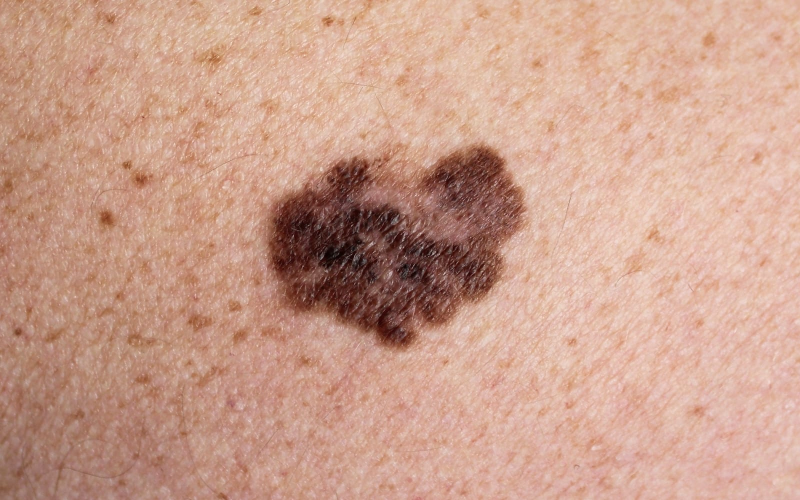
#> input picture input_image.jpeg, 1600 x 1000 px (shown at 1/2 size)
$ jupyter execute script.ipynb
#> lines starting #> are read from the running program, lines starting #| are printed output that depends on the picture; after the words box and inside, x2 and y2 are one past the last pixel; in counts of white or black regions, pixels touching at a corner belong together
#> further down, img is the input picture: shape (1000, 1600, 3); mean B, G, R 140.6, 159, 202.4
[cell 1]
import cv2
import matplotlib.pyplot as plt
import matplotlib.animation as animation
import numpy as np
from skimage import img_as_float,data
from skimage.segmentation import chan_vese

https://www.kaggle.com/antocad/siim-isic-image-preprocessing-dull-razor

[cell 2]
def dullrazor(img, lowbound=15, showimgs=True, filterstruc=3, inpaintmat=3):
    #grayscale
#> called with lowbound = 15, showimgs = False, filterstruc = 3, inpaintmat = 3
    imgtmp1 = cv2.cvtColor(img, cv2.COLOR_RGB2GRAY)

    #applying a blackhat
    filterSize =(filterstruc, filterstruc)
    kernel = cv2.getStructuringElement(cv2.MORPH_RECT, filterSize)
    imgtmp2 = cv2.morphologyEx(imgtmp1, cv2.MORPH_BLACKHAT, kernel)

    #0=skin and 255=hair
    ret, mask = cv2.threshold(imgtmp2, lowbound, 255, cv2.THRESH_BINARY)
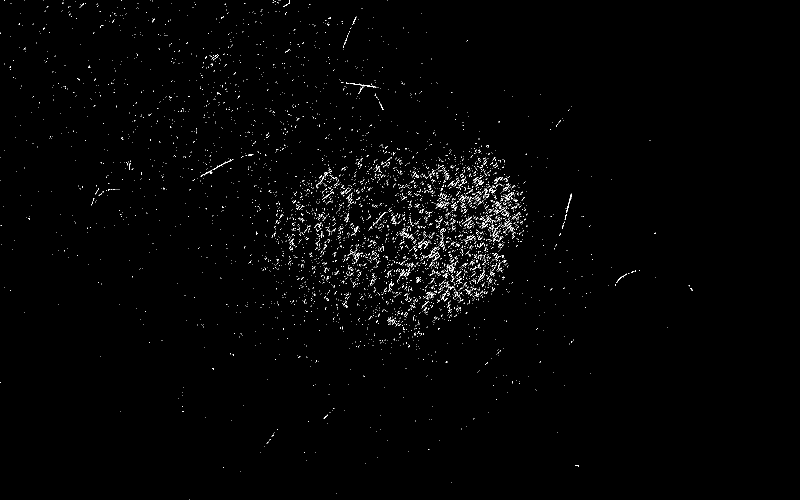
#> mask: shape (1000, 1600) (shown at 1/2 size); 1% white in thin lines or dots, all inside (x1, y1, x2, y2) = (0, 0, 1385, 999)
#> ret = 15

    #inpainting
    img_final = cv2.inpaint(img, mask, inpaintmat ,cv2.INPAINT_TELEA)

    if showimgs:
        print("_____DULLRAZOR_____")
        plt.imshow(imgtmp1, cmap="gray")
        plt.show()
        plt.imshow(imgtmp2, cmap='gray')
        plt.show()
        plt.imshow(mask, cmap='gray')
        plt.show()
        plt.imshow(img_final)
        plt.show()
        print("___________________")

    return img_final

[cell 3]
def show_image(img):
    plt.imshow(cv2.cvtColor(img,cv2.COLOR_BGR2RGB))
    plt.show()

# Load image

[cell 4]
img=cv2.imread("input_image.jpeg")
show_image(img)

[cell 5]
img2=dullrazor(img,showimgs=False)
show_image(img2)

# Otsu Thresholding

[cell 6]
def otsu(img):
    img=cv2.cvtColor(img,cv2.COLOR_BGR2GRAY)
#> img: shape (1000, 1600)
    blur = cv2.GaussianBlur(img,(5,5),0)
    # find normalized_histogram, and its cumulative distribution function
    hist = cv2.calcHist([blur],[0],None,[256],[0,256])
#> hist = 256 values, max 37734 at index 193, min 0 at index 0, mean 6250
    hist_norm = hist.ravel()/hist.sum()
#> hist_norm = 256 values, max 0.0236 at index 193, min 0 at index 0, mean 0.00391
    Q = hist_norm.cumsum()
#> Q = 256 values from 0 to 1
    bins = np.arange(256)
    fn_min = np.inf
    thresh = -1
    list_x=list()
    list_within_variance=list()
    for i in range(1,256):
        p1,p2 = np.hsplit(hist_norm,[i]) # probabilities
        q1,q2 = Q[i],Q[255]-Q[i] # cum sum of classes
        if q1 < 1.e-6 or q2 < 1.e-6:
            continue
        b1,b2 = np.hsplit(bins,[i]) # weights
        # finding means and variances
        m1,m2 = np.sum(p1*b1)/q1, np.sum(p2*b2)/q2
        v1,v2 = np.sum(((b1-m1)**2)*p1)/q1,np.sum(((b2-m2)**2)*p2)/q2
        # calculates the minimization function
        fn = v1*q1 + v2*q2
        if fn < fn_min:
            fn_min = fn
            thresh = i
        list_x.append(i)
        list_within_variance.append(fn)
#> this loop made 255 passes
#> (p1, q1, q2, m1, m2, v1, v2, fn) on passes 5 to 9: ([0, 0, 0, 0, 0], 7.5e-06, 1, 0, 170.2, 0, 1260.5, 1260.5), ([0, 0, 0, 0, 0, 7.5e-06], 1.94e-05, 1, 1.94, 170.2, 3.64, 1260.3, 1260.3), ([0, 0, 0, 0, 0, 7.5e-06, 1.19e-05], 3.38e-05, 1, 3.22, 170.2, 3.42, 1260, 1260), ([0, 0, 0, 0, 0, 7.5e-06, 1.19e-05, 1.44e-05], 5.06e-05, 1, 4.14, 170.2, 3.26, 1259.7, 1259.6), ([0, 0, 0, 0, 0, 7.5e-06, 1.19e-05, 1.44e-05, 1.69e-05], 7.75e-05, 1, 4.44, 170.2, 4.37, 1259.3, 1259.2)
#> (q1, q2, m1, m2, v1, v2, fn, fn_min) on passes 10 to 15: (0.000108, 1, 5.42, 170.2, 4.6, 1258.6, 1258.5, 1258.5), (0.000142, 1, 6.29, 170.2, 4.85, 1257.9, 1257.7, 1257.7), (0.000176, 1, 7.17, 170.2, 5.07, 1257, 1256.8, 1256.8), (0.000214, 1, 7.84, 170.2, 5.71, 1256.2, 1256, 1256), (0.000257, 1, 8.4, 170.2, 6.75, 1255.4, 1255, 1255), (0.000306, 1, 9.07, 170.2, 7.87, 1254.4, 1254, 1254)
    # find otsu's threshold value with OpenCV function
    ret, otsu = cv2.threshold(blur,0,255,cv2.THRESH_BINARY+cv2.THRESH_OTSU)
#> otsu: shape (1000, 1600); 83.4% white; 496 black regions (310 under 20 px), largest, box (x1, y1, x2, y2) and area: (518, 289, 1051, 705) 147214, (0, 591, 386, 1000) 78258, (0, 314, 69, 610) 7165
    print( "{} {}".format(thresh,ret) )
#| 144 144.0

    plt.plot(hist_norm)
    plt.show()
#> figure, not shown here; curve peaks at x = 193, y = 0.0236
    plt.plot(list_x,list_within_variance)
    plt.savefig("withinClassVariance.png")
#> figure, not shown here; curve peaks at x = 210, y = 1339.4
    plt.show()

    return ret, hist_norm, list_x,list_within_variance

[cell 7]
ret,hist_norm,list_x,list_within_variance=otsu(img2)

[cell 8]
thresh,binary_image=cv2.threshold(cv2.cvtColor(img2,cv2.COLOR_BGR2GRAY),145,255,cv2.THRESH_BINARY_INV)
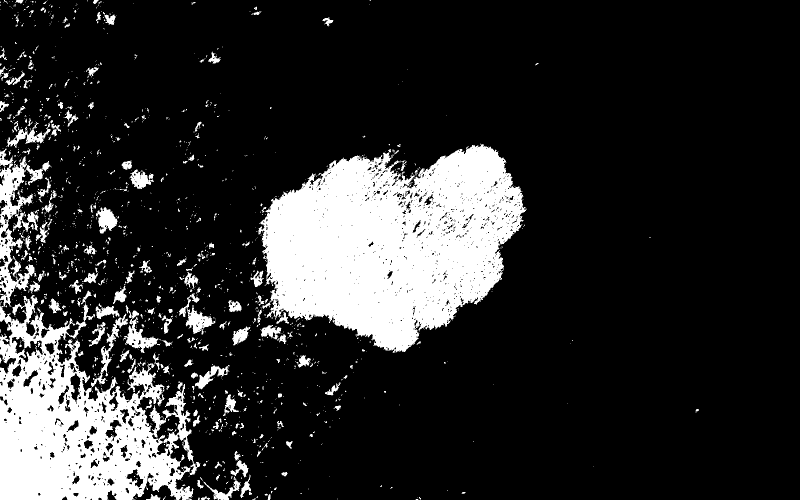
#> binary_image: shape (1000, 1600) (shown at 1/2 size); 17.4% white; 1475 white regions (1226 under 20 px), largest, box (x1, y1, x2, y2) and area: (517, 287, 1053, 706) 146252, (0, 581, 401, 1000) 84940, (0, 297, 104, 613) 9287
# show_image(binary_image)
cv2.imwrite("output_binarymask.jpg",binary_image)
#> Out = True

[cell 9]
cv2.imwrite("input_gray.jpg",cv2.cvtColor(img2,cv2.COLOR_BGR2GRAY))
#> Out = True

[cell 10]
temp_img=img2.copy()
contours, hierarchy=cv2.findContours(binary_image,cv2.RETR_TREE,cv2.CHAIN_APPROX_NONE)
cv2.drawContours(temp_img,contours,-1,(0,255,0),5)
cv2.imwrite("image_w_all_contours.jpg",temp_img)
show_image(temp_img)

[cell 11]
# contours, hierarchy=cv2.findContours(binary_image,cv2.RETR_TREE,cv2.CHAIN_APPROX_NONE)
max_contour=max(contours,key=cv2.contourArea)

[cell 12]
temp_img=img2.copy()
cv2.drawContours(temp_img,max_contour,-1,(0,0,255),20)
cv2.imwrite("image_w_contour.jpg",temp_img)
show_image(temp_img)

[cell 13]
hh,ww=img2.shape[0:2]
mask=np.zeros((hh,ww),dtype=np.uint8)
cv2.drawContours(mask, [max_contour], 0, (255,255,255), cv2.FILLED)
#> mask: shape (1000, 1600); 9.4% white; 1 white region, box (x1, y1, x2, y2) and area: (517, 287, 1053, 706) 150429

[cell 14]
cropped_result=cv2.bitwise_and(img2,img2,mask=mask)
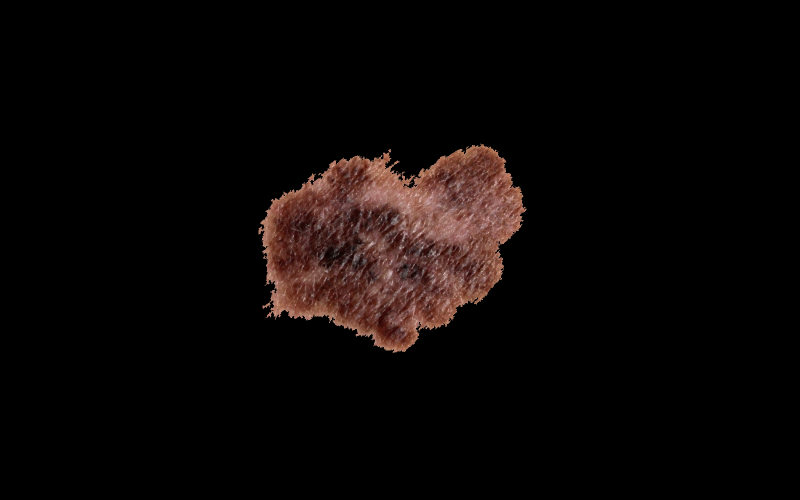
#> cropped_result: shape (1000, 1600, 3) (shown at 1/2 size); mean B, G, R 5.9, 6.8, 11.1
cv2.imwrite("cropped_result.jpg",cropped_result)
#> Out = True

# A Asymmetry

## Area Asymmetry

[cell 15]
xc,yc=max_contour.mean(axis=0).astype(int)[0]

[cell 16]
show_image(mask)

[cell 17]
mask2=mask.copy()
mask2=cv2.cvtColor(mask2,cv2.COLOR_GRAY2BGR)
cv2.drawContours(mask2,max_contour,-1,(0,0,255),10)
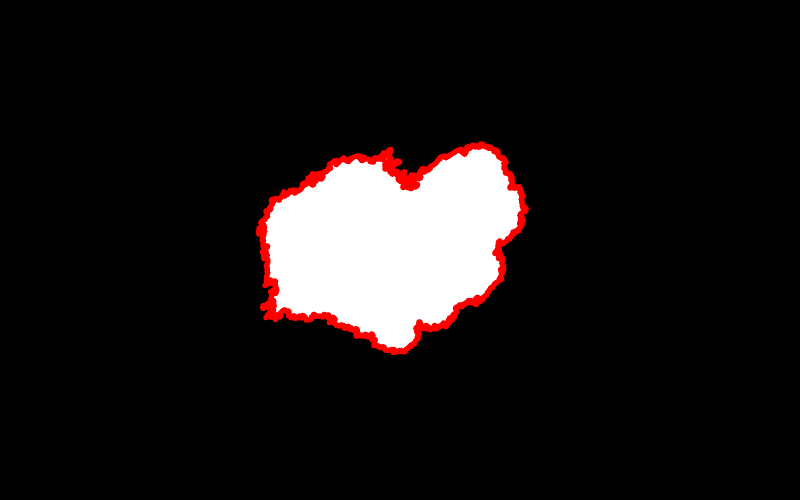
#> mask2: shape (1000, 1600, 3) (shown at 1/2 size); mean B, G, R 21.8, 21.8, 25.9
cv2.imwrite("a_mask_contourline.jpg",mask2)
#> Out = True

## split upper-lower mask, left-right mask

[cell 18]
mask_left=mask[:,:xc]
#> mask_left: shape (1000, 768); 9.1% white; 1 white region, box (x1, y1, x2, y2) and area: (517, 305, 768, 696) 70046
mask_right=mask[:,xc:]
#> mask_right: shape (1000, 832); 9.7% white; 1 white region, box (x1, y1, x2, y2) and area: (0, 287, 285, 706) 80383
mask_upper=mask[:yc,:]
#> mask_upper: shape (475, 1600); 9.3% white; 1 white region, box (x1, y1, x2, y2) and area: (517, 287, 1053, 475) 70924
mask_lower=mask[yc:,:]
#> mask_lower: shape (525, 1600); 9.5% white; 1 white region, box (x1, y1, x2, y2) and area: (523, 0, 1021, 231) 79505
print(mask_left.shape,mask_right.shape,mask_upper.shape,mask_lower.shape)
#| (1000, 768) (1000, 832) (475, 1600) (525, 1600)

min_leftright=min(mask_left.shape[1],mask_right.shape[1])
mask_left=mask_left[:,-min_leftright:]
mask_right=mask_right[:,:min_leftright]

min_updown=min(mask_upper.shape[0],mask_lower.shape[0])
mask_upper=mask_upper[-min_updown:,:]
mask_lower=mask_lower[:min_updown,:]
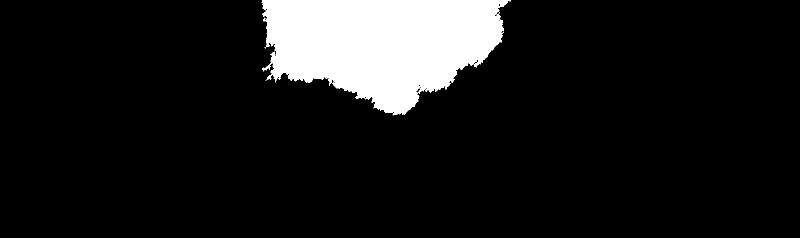
#> mask_lower: shape (475, 1600) (shown at 1/2 size); 10.5% white; 1 white region, box (x1, y1, x2, y2) and area: (523, 0, 1021, 231) 79505

print(mask_left.shape,mask_right.shape,mask_upper.shape,mask_lower.shape)
#| (1000, 768) (1000, 768) (475, 1600) (475, 1600)

cv2.imwrite("a_mask_left.jpg",mask_left)
cv2.imwrite("a_mask_right.jpg",mask_right)
cv2.imwrite("a_mask_upper.jpg",mask_upper)
cv2.imwrite("a_mask_lower.jpg",mask_lower)
#> Out = True

[cell 19]
mask_fold_leftright=np.append(cv2.bitwise_xor(mask_left,mask_right[:,::-1]),cv2.bitwise_xor(mask_left[:,::-1],mask_right),axis=1)
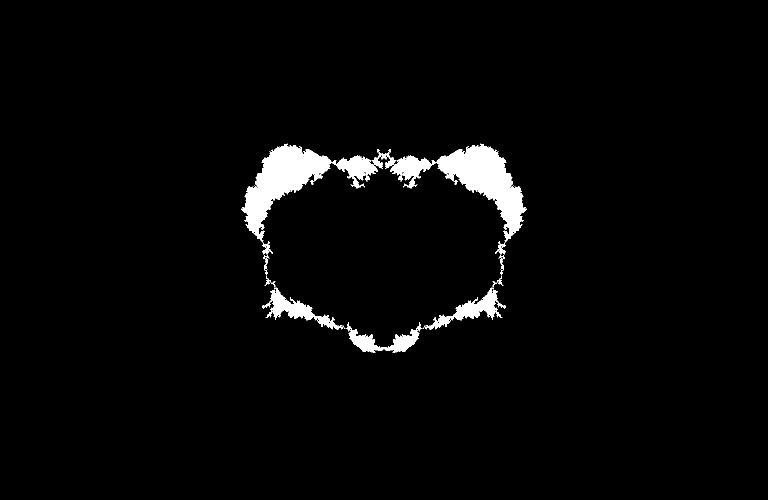
#> mask_fold_leftright: shape (1000, 1536) (shown at 1/2 size); 2.9% white; 23 white regions (6 under 20 px), largest, box (x1, y1, x2, y2) and area: (483, 287, 663, 517) 14055, (873, 287, 1053, 517) 14055, (524, 562, 685, 660) 3520
show_image(mask_fold_leftright)
mask_fold_leftright.shape
#> Out = (1000, 1536)

[cell 20]
mask_fold_updown=np.append(cv2.bitwise_xor(mask_upper,mask_lower[::-1,:]),cv2.bitwise_xor(mask_upper[::-1,:],mask_lower),axis=0)
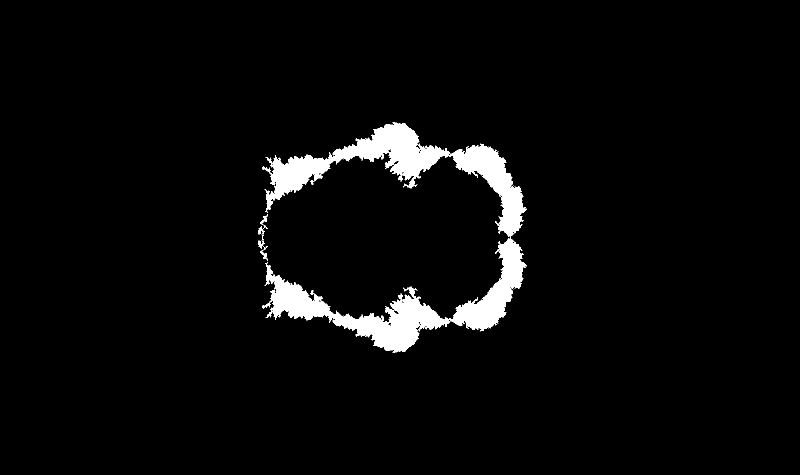
#> mask_fold_updown: shape (950, 1600) (shown at 1/2 size); 3.8% white; 6 white regions, box (x1, y1, x2, y2) and area: (524, 244, 1053, 706) 57654, (517, 449, 535, 469) 127, (517, 481, 535, 501) 127, (521, 428, 535, 449) 95, (521, 501, 535, 522) 95, (523, 469, 527, 481) 24
show_image(mask_fold_updown)
mask_fold_updown.shape
#> Out = (950, 1600)

[cell 21]
cv2.imwrite("a_mask_fold_vertical.jpg",mask_fold_leftright)
cv2.imwrite("a_mask_fold_horizon.jpg",mask_fold_updown)
#> Out = True

## calculate area

[cell 22]
np.sum(mask_fold_leftright//255)/np.sum(mask//255)
#> Out = 0.296

[cell 23]
np.sum(mask_fold_updown//255)/np.sum(mask//255)
#> Out = 0.386

## color asymmetry

[cell 24]
show_image(cropped_result[:,xc-min_leftright:xc])
show_image(cropped_result[:,xc:xc+min_leftright])
#> in show_image (call 9), `plt.imshow(cv2.cvtColor(img,cv2.COLOR_BGR2RGB))`:
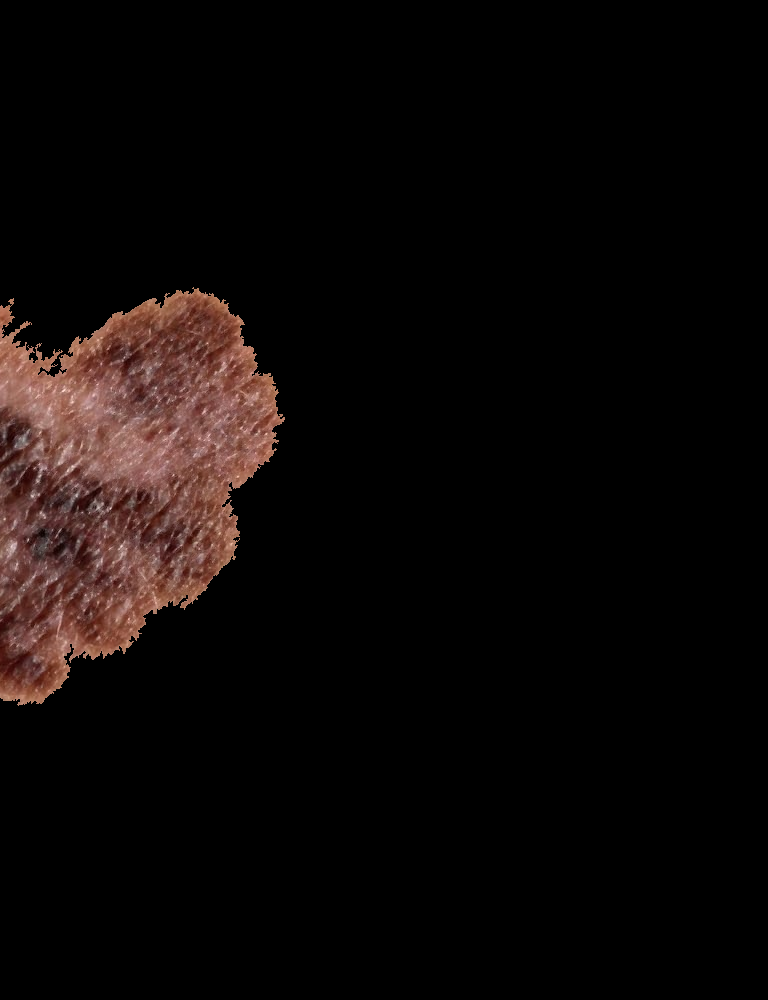
#> img: shape (1000, 768, 3); mean of channels 0, 1, 2 7.5, 8.5, 13.5; drawn as B, G, R
cv2.imwrite("a_left.jpg",cropped_result[:,xc-min_leftright:xc])
cv2.imwrite("a_right.jpg",cropped_result[:,xc:xc+min_leftright])
#> Out = True

[cell 25]
cv2.pointPolygonTest(max_contour,(700,500),False)
hh,ww
for i in range(hh):
    for j in range(ww):
        if cv2.pointPolygonTest(max_contour,(i,j),False)<0:
            continue;
        print(i,j)

[cell 26]
r_bins = 5
g_bins = 5
b_bins = 5
histSize = [b_bins, g_bins, r_bins]
range_hist=[0,256]*3
hist_left=cv2.calcHist([cropped_result[:,xc-min_leftright:xc]],[0,1,2],mask_left,histSize,range_hist,accumulate=False)
hist_right=cv2.calcHist([cropped_result[:,xc:xc+min_leftright]],[0,1,2],mask_right,histSize,range_hist,accumulate=False)

[cell 27]
cropped_result[:,xc-min_leftright:xc].shape
#> Out = (1000, 768, 3)

[cell 28]
mask_left.shape
#> Out = (1000, 768)

[cell 29]
hist_left.shape
#> Out = (5, 5, 5)

[cell 30]
hist_right.shape
#> Out = (5, 5, 5)

[cell 31]
cv2.compareHist(hist_left,hist_right,cv2.HISTCMP_CHISQR_ALT)
#> Out = 29535.5

[cell 32]
show_image(cv2.cvtColor(img2,cv2.COLOR_BGR2GRAY))

[cell 33]
# cv = chan_vese(cv2.cvtColor(img2,cv2.COLOR_BGR2GRAY), mu=0.25, lambda1=1, lambda2=1, tol=1e-3, max_iter=200,
#                dt=0.5, init_level_set="checkerboard", extended_output=True)

temp_image=img_as_float(data.camera())
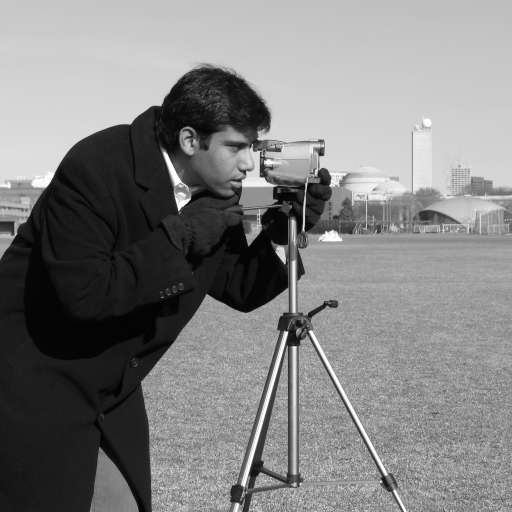
#> input picture skimage.data.camera(), 512 x 512 px

cv = chan_vese(temp_image, mu=0.25, lambda1=1, lambda2=1, tol=1e-3, max_iter=200,
               dt=0.5, init_level_set="checkerboard", extended_output=True)

fig, axes = plt.subplots(2, 2, figsize=(8, 8))
ax = axes.flatten()

ax[0].imshow(temp_image, cmap="gray")
ax[0].set_axis_off()
ax[0].set_title("Original Image", fontsize=12)

ax[1].imshow(cv[0], cmap="gray")
ax[1].set_axis_off()
title = "Chan-Vese segmentation - {} iterations".format(len(cv[2]))
ax[1].set_title(title, fontsize=12)

ax[2].imshow(cv[1], cmap="gray")
ax[2].set_axis_off()
ax[2].set_title("Final Level Set", fontsize=12)

ax[3].plot(cv[2])
ax[3].set_title("Evolution of energy over iterations", fontsize=12)

fig.tight_layout()
plt.show()
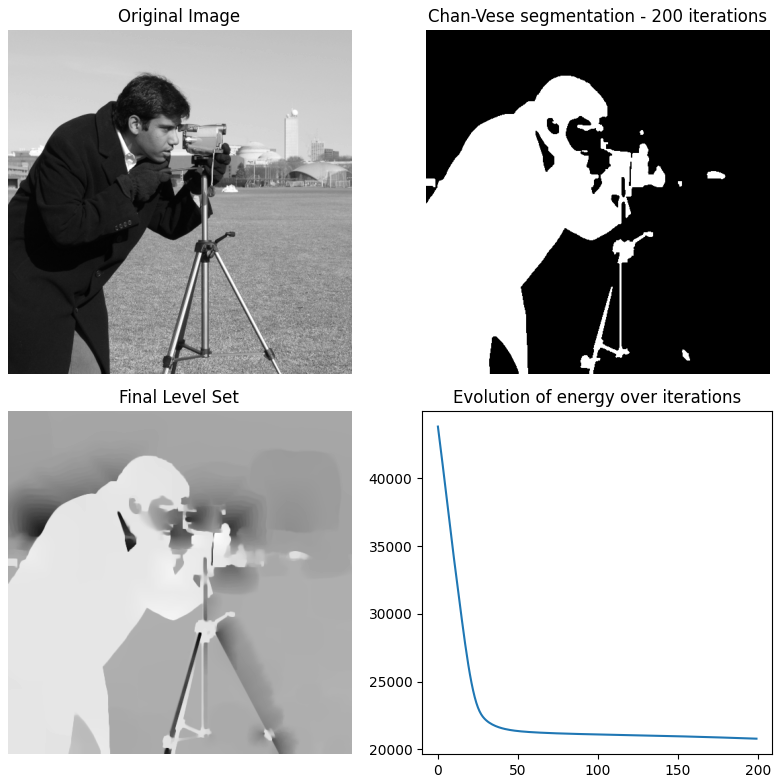
#> figure drawn by matplotlib, 4 panels; panel 4: curve peaks at x = 0, y = 43831.3
